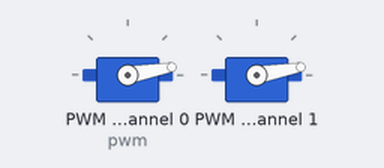
Simulated run of this program. Board: Raspberry Pi (BCM pin numbers). Parts: 2 × servo. Servo angles are drawn from the pulse width (0.5 ms = 0°, 2.5 ms = 180°). At 4.0 s the program stops and its outputs stay as they are.

Above: at 0.1 s.
At 1.1 s:
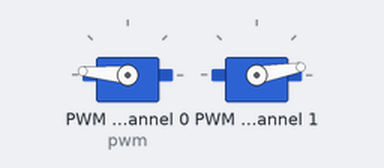
At 2.1 s:
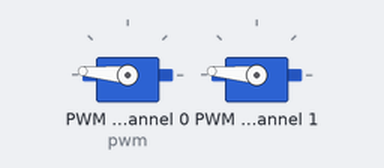
At 3.1 s:
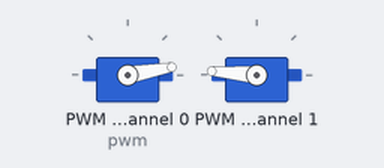
Timing chart, 0 to 5.5 s (numbered marks = the images above):
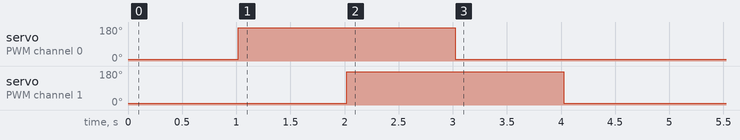

Measured:
- by itself, servo on PWM channel 0 (pwm): 10° → 175° at 1.0 s, → 10° 2.0 s later
- by itself, servo on PWM channel 1: 10° → 175° at 2.0 s, → 10° 2.0 s later

The program:

servo_test.py
```python
# Servo Test File
# Drive serovs on channels 0 and 1 to 0, then alternate servos close/open

from Adafruit_PWM_Servo_Driver import PWM
import time

def setServoPulse(channel,pulse):
    pulseLength = 1000000
    pulseLength /= 60
    print "%d us per period" % pulseLength
    pulseLength /= 4096
    print "%d us per bit" % pulseLength
    pulse *=1000
    pulse /= pulseLength
    pwm.setPWM(channel,0,pulse)

def main():
    pwm = PWM(0x40)
    servoMin = 150
    servoMax = 600
    pwm.setPWMFreq(60)

    pwm.setPWM(0,0,servoMin)
    pwm.setPWM(1,0,servoMin)

    time.sleep(1)
    pwm.setPWM(0,0,servoMax)
    time.sleep(1)
    pwm.setPWM(1,0,servoMax)
    time.sleep(1)
    pwm.setPWM(0,0,servoMin)
    time.sleep(1)
    pwm.setPWM(1,0,servoMin)

if __name__=='__main__':
    main()
```
